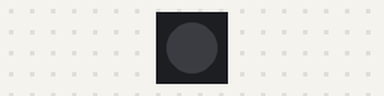
A program run on a simulated Raspberry Pi Pico running MicroPython. On the bench: 1 RGB LEDs in strip order, left to right. Dim RGB values are drawn brighter than linear.

Above: at 0.15 s.
At 9.78 s:
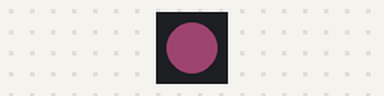
At 19.71 s:
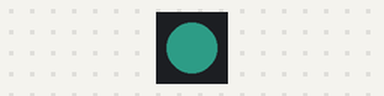
At 39.57 s:
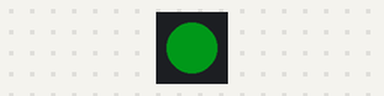
Timing chart, 0 to 40.0 s (numbered marks = the images above):
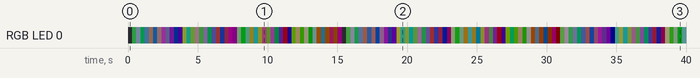

Measured:
- by itself, RGB LED 0: off → RGB(8, 28, 12) at 0.30 s, → RGB(20, 24, 28) 0.30 s later, → RGB(0, 24, 12) 0.30 s later, → RGB(12, 20, 28) 0.30 s later, … (132 changes in this stretch)

The program:

led.py
```python
from machine import Pin, PWM

class LED(object):
    def __init__(self, neo = True, led_io = None):
        self.neo = neo
        if neo:
            import neopixel
            if not led_io: led_io = 16 # default for Neo Pixel on Wave Share Zero
            self.pixel = neopixel.NeoPixel(Pin(led_io), 1)
        else:
            if not led_io:led_io = 25
            #self.led = Pin(led_pin, Pin.OUT)
            self.pwm = PWM(Pin(led_io))
            self.pwm.freq(1000)
            self.pwm.duty_u16(0)

    def on(self, r:int=128, g:int=128, b:int=128):
        if self.neo:
            self.pixel[0] =(r, g, b)
            self.pixel.write()
        else:
            self.pwm.duty_u16((r+g+b) * 85)
            #v = 1 if r+g+b>100 else 0
            #self.led.value(v)

    def off(self):
        if self.neo:
            self.pixel[0] =(0,0,0)
            self.pixel.write()
        else:
            self.pwm.duty_u16(0)
            #self.led.value(0)

# test led
if __name__ == "__main__":
    import time
    led = LED()
    INC = 4
    MAX = 31
    r,g,b = (0,0,0)
    while True:
        led.on(r,g,b)
        r += INC
        if r>MAX: r=0; g += INC
        if g>MAX: g=0; b += INC
        if b>MAX: b = 0
        time.sleep_ms(1)
```
